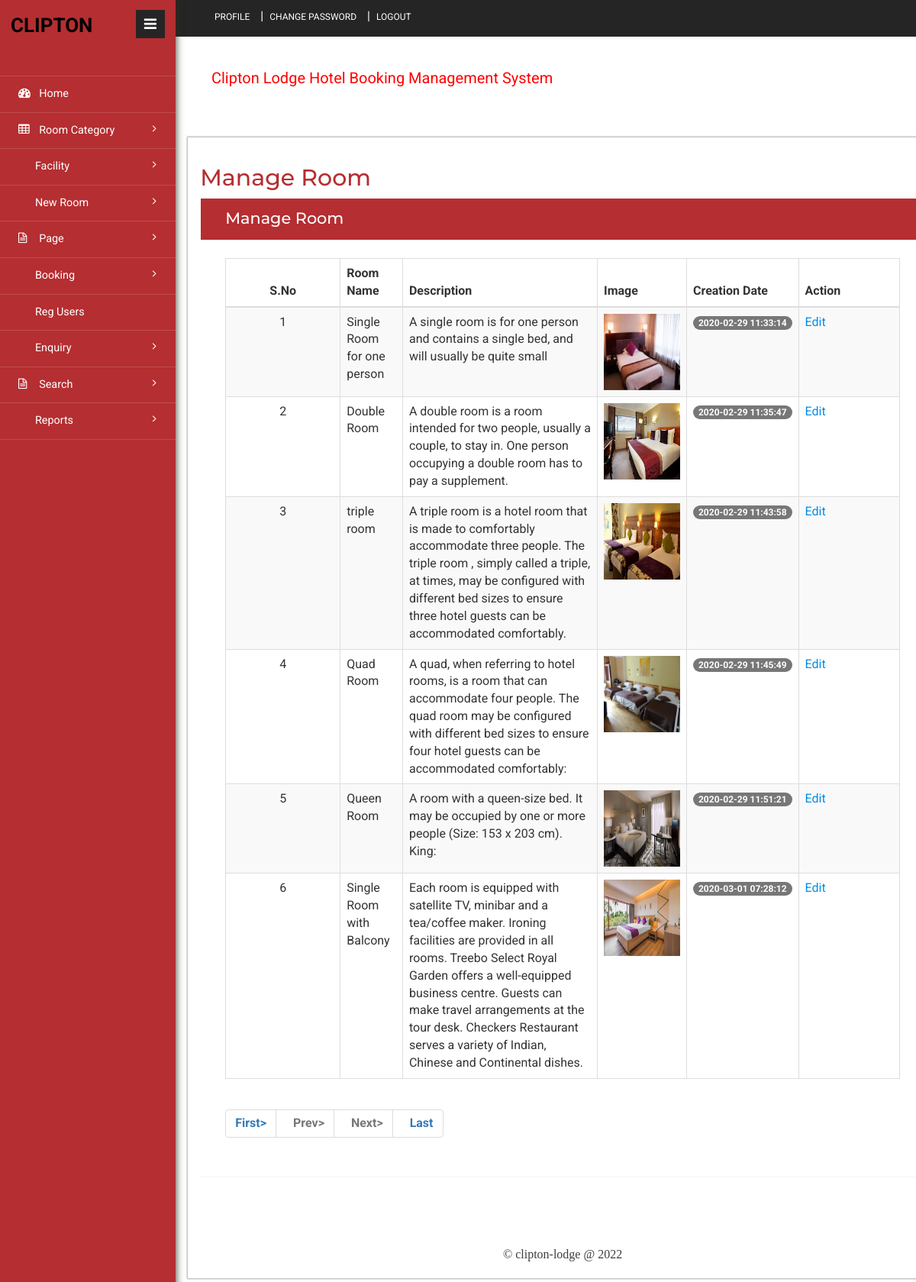
The page /admin/manage-room.php (signed in) on the database its author committed.
### tables this page shows
CREATE TABLE `tblroom` (
  `ID` int(10) NOT NULL,
  `RoomType` int(10) DEFAULT NULL,
  `RoomName` varchar(200) DEFAULT NULL,
  `MaxAdult` int(5) DEFAULT NULL,
  `MaxChild` int(5) DEFAULT NULL,
  `RoomDesc` mediumtext DEFAULT NULL,
  `NoofBed` int(5) DEFAULT NULL,
  `Image` varchar(200) DEFAULT NULL,
  `RoomFacility` varchar(200) DEFAULT NULL,
  `CreationDate` timestamp NULL DEFAULT current_timestamp()
);

### admin/manage-room.php (the view, shortened to what this page needs)
<?php
include('includes/dbconnection.php');
if (strlen($_SESSION['hbmsaid']==0)) {
  header('location:logout.php');
  } else{
?>
<!DOCTYPE HTML>
<html>
<head>
<link href="css/bootstrap.min.css" rel='stylesheet' type='text/css' />
<link href="css/style.css" rel='stylesheet' type='text/css' />
<link href="css/font-awesome.css" rel="stylesheet">
<link rel="stylesheet" href="css/icon-font.min.css" type='text/css' />
</head>
<body>
   <div class="page-container">
	<div class="left-content">
	   <div class="inner-content">
			<?php include_once('includes/header.php');?>
			<div class="content">
<div class="women_main">
	<div class="grids">
					<div class="progressbar-heading grids-heading">
						<h2>Manage Room</h2>
					</div>
					<div class="panel panel-widget forms-panel">
						<div class="forms">
							<div class="form-grids widget-shadow" data-example-id="basic-forms">
								<div class="form-title">
									<h4>Manage Room </h4>
								</div>
								<div class="form-body">
									     <table class="table table-bordered table-striped table-vcenter js-dataTable-full-pagination">
                                <thead>
                                    <tr>
                                        <th class="text-center">S.No</th>
                                        <th>Room Name</th>
                                        <th class="d-none d-sm-table-cell">Description</th>
                                        <th class="d-none d-sm-table-cell">Image</th>
                                        <th class="d-none d-sm-table-cell">Creation Date</th>
                                        <th class="d-none d-sm-table-cell" style="width: 15%;">Action</th>
                                       </tr>
                                </thead>
                                <tbody>
                                    <?php
                                    if (isset($_GET['pageno'])) {
            $pageno = $_GET['pageno'];
        } else {
            $pageno = 1;
        }
        $no_of_records_per_page = 10;
        $offset = ($pageno-1) * $no_of_records_per_page;
 $ret = "SELECT ID FROM tblroom";
$query1 = $dbh -> prepare($ret);
$query1->execute();
$total_rows=$query1->rowCount();
$total_pages = ceil($total_rows / $no_of_records_per_page);
$sql="SELECT * from tblroom LIMIT $offset, $no_of_records_per_page";
$query = $dbh -> prepare($sql);
$query->execute();
$results=$query->fetchAll(PDO::FETCH_OBJ);
$cnt=1;
if($query->rowCount() > 0)
{
foreach($results as $row)
{               ?>
                                    <tr>
                                        <td class="text-center"><?php echo htmlentities($cnt);?></td>
                                        <td class="font-w600"><?php  echo htmlentities($row->RoomName);?></td>
                                        <td class="d-none d-sm-table-cell"><?php  echo htmlentities($row->RoomDesc);?></td>
                                         <td class="d-none d-sm-table-cell"><img src="images/<?php echo $row->Image;?>" width="100" height="100"></td>
                                        <td class="d-none d-sm-table-cell">
                                            <span class="badge badge-primary"><?php  echo htmlentities($row->CreationDate);?></span>
                                        </td>
                                         <td class="d-none d-sm-table-cell"><a href="edit-room.php?editid=<?php echo ($row->ID);?>">Edit</a></td>
                                    </tr>
                                    <?php $cnt=$cnt+1;}} ?>
                                </tbody>
                            </table>
                            <div align="left">
    <ul class="pagination" >
        <li><a href="?pageno=1"><strong>First></strong></a></li>
        <li class="<?php if($pageno <= 1){ echo 'disabled'; } ?>">
            <a href="<?php if($pageno <= 1){ echo '#'; } else { echo "?pageno=".($pageno - 1); } ?>"><strong style="padding-left: 10px">Prev></strong></a>
        </li>
        <li class="<?php if($pageno >= $total_pages){ echo 'disabled'; } ?>">
            <a href="<?php if($pageno >= $total_pages){ echo '#'; } else { echo "?pageno=".($pageno + 1); } ?>"><strong style="padding-left: 10px">Next></strong></a>
        </li>
        <li><a href="?pageno=<?php echo $total_pages; ?>"><strong style="padding-left: 10px">Last</strong></a></li>
    </ul>
</div>
								</div>
							</div>
						</div>
					</div>
				</div>
<?php include_once('includes/footer.php');?>
</div>
</div>
		</div>
</div>
			<?php include_once('includes/sidebar.php');?>
							</div>
</body>
</html><?php }  ?>

### rows shown on the page
tblroom: RoomName "Single Room for one person", RoomDesc "A single room is for one person and contains a single bed, and will usually be quite small", Image (picture), CreationDate "2020-02-29 11:33:14"
tblroom: RoomName "Double Room", RoomDesc "A double room is a room intended for two people, usually a couple, to stay in. One person occupying a double room has to pay a supplement.", Image (picture), CreationDate "2020-02-29 11:35:47"
tblroom: RoomName "triple room", RoomDesc "A triple room is a hotel room that is made to comfortably accommodate three people. The triple room , simply called a triple, at times, may be configured with different bed sizes to ensure three hotel guests can be accommodated comfortably.", Image (picture), CreationDate "2020-02-29 11:43:58"
tblroom: RoomName "Quad Room", RoomDesc "A quad, when referring to hotel rooms, is a room that can accommodate four people. The quad room may be configured with different bed sizes to ensure four hotel guests can be accommodated comfortably:", Image (picture), CreationDate "2020-02-29 11:45:49"
tblroom: RoomName "Queen Room", RoomDesc "A room with a queen-size bed. It may be occupied by one or more people (Size: 153 x 203 cm). King:", Image (picture), CreationDate "2020-02-29 11:51:21"
tblroom: RoomName "Single Room with Balcony", RoomDesc "Each room is equipped with satellite TV, minibar and a tea/coffee maker. Ironing facilities are provided in all rooms. Treebo Select Royal Garden offers a well-equipped business centre. Guests can make travel arrangements at the tour desk. Checkers Restaurant serves a variety of Indian, Chinese and Continental dishes.", Image (picture), CreationDate "2020-03-01 07:28:12"
